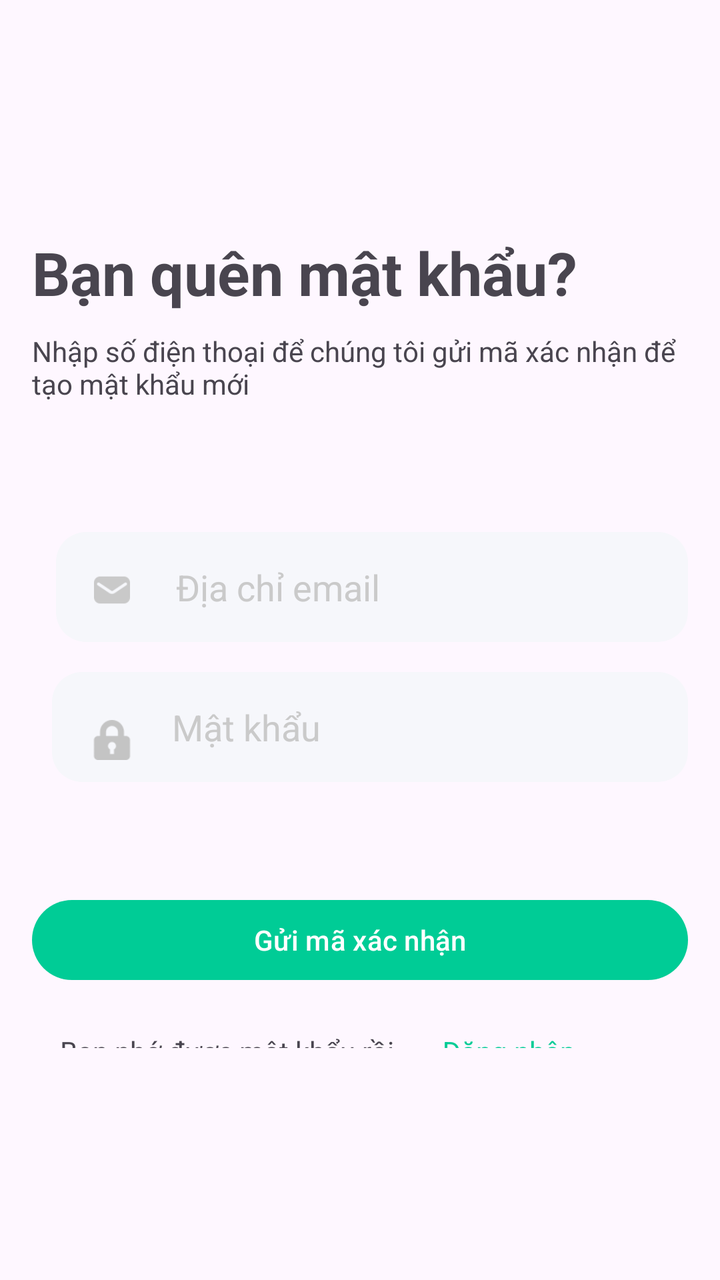
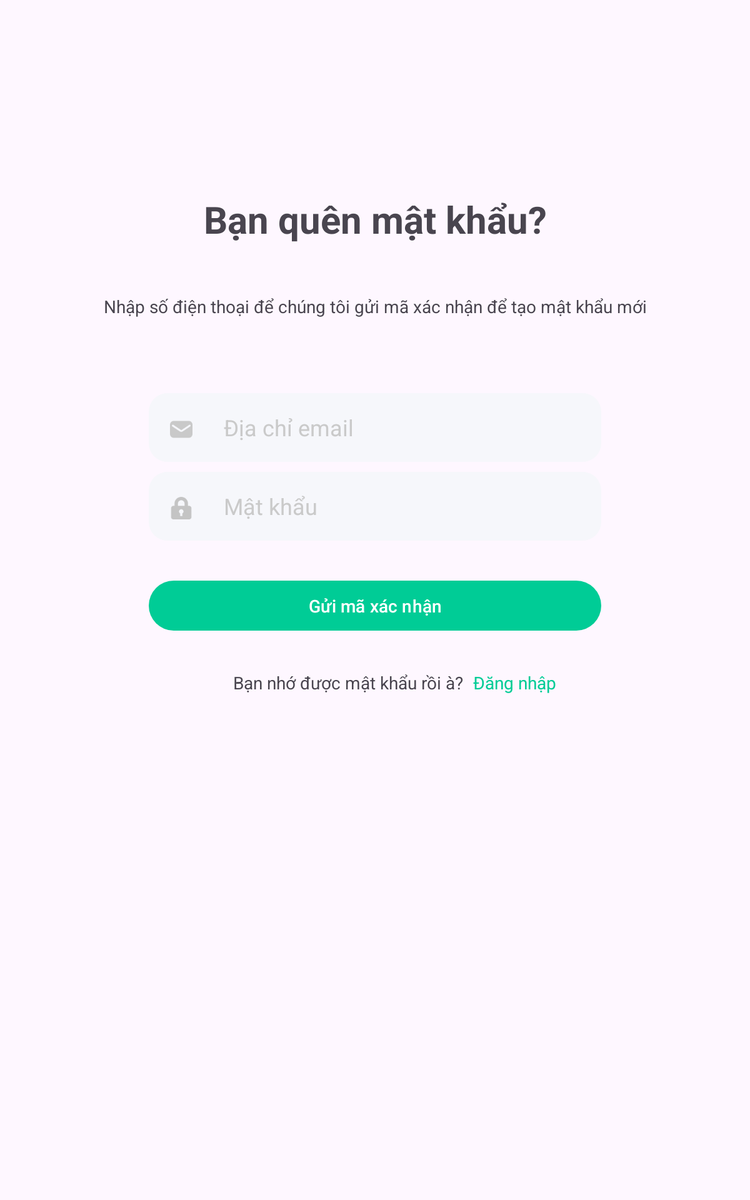

One screen, two layout resources from the same app: the default and the repository's alternative for another configuration. Each is rendered where Android would select it; the XML of both is given below.
<!-- AndroidManifest.xml: application theme Theme.MobileProject -->
<!-- res/layout/activity_forgot_password.xml -->
<?xml version="1.0" encoding="utf-8"?>
<RelativeLayout xmlns:android="http://schemas.android.com/apk/res/android"
    android:layout_width="match_parent"
    android:layout_height="match_parent"
    android:orientation="vertical"
    android:padding="16dp">


    <RelativeLayout
        android:layout_width="wrap_content"
        android:layout_height="wrap_content"
        android:layout_centerInParent="true"
        android:paddingBottom="100dp">

        <TextView
            android:id="@+id/dangNhap"
            android:layout_width="wrap_content"
            android:layout_height="wrap_content"
            android:layout_marginTop="100dp"
            android:text="@string/forgot_pass"
            android:textSize="30dp"
            android:textStyle="bold" />

        <TextView
            android:id="@+id/textView7"
            android:layout_width="wrap_content"
            android:layout_height="wrap_content"
            android:layout_marginTop="150dp"
            android:text="@string/enter_email" />

        <EditText
            android:id="@+id/edtEmail"
            android:layout_width="362dp"
            android:layout_height="55dp"
            android:layout_marginLeft="12dp"
            android:layout_marginTop="250dp"
            android:background="@drawable/rounded_edittext"
            android:drawablePadding="10dp"
            android:ems="10"
            android:hint="@string/email"
            android:inputType="text"
            android:paddingStart="60dp"
            android:paddingTop="8dp"
            android:paddingEnd="16dp"
            android:paddingBottom="8dp"
            android:textColorHint="@color/colorHint" />

        <ImageView
            android:layout_width="20.1dp"
            android:layout_height="18dp"
            android:layout_marginLeft="30dp"
            android:layout_marginTop="270dp"
            android:src="@drawable/email" />

        <EditText
            android:id="@+id/edtNewPassword"
            android:layout_width="362dp"
            android:layout_height="55dp"
            android:layout_marginLeft="10dp"

            android:layout_marginTop="320dp"
            android:background="@drawable/rounded_edittext"
            android:drawablePadding="10dp"
            android:ems="10"
            android:hint="@string/pass"
            android:inputType="textPassword"
            android:paddingStart="60dp"
            android:paddingTop="8dp"
            android:paddingEnd="16dp"
            android:paddingBottom="8dp"
            android:textColorHint="@color/colorHint" />

        <ImageView
            android:layout_width="20.1dp"
            android:layout_height="28dp"
            android:layout_marginLeft="30dp"
            android:layout_marginTop="340dp"
            android:src="@drawable/lock" />

        <Button
            android:id="@+id/bttResetPassword"
            android:layout_width="362dp"
            android:layout_height="wrap_content"
            android:layout_marginTop="430dp"
            android:text="@string/send_code" />

        <TextView
            android:id="@+id/bttdangnhap"
            android:layout_width="wrap_content"
            android:layout_height="wrap_content"
            android:layout_marginLeft="205dp"
            android:layout_marginTop="500dp"
            android:text="@string/login"
            android:textColor="#00CC96"
            android:textSize="14dp" />

        <TextView
            android:id="@+id/textView6"
            android:layout_width="wrap_content"
            android:layout_height="wrap_content"
            android:layout_marginLeft="14dp"
            android:layout_marginTop="500dp"
            android:layout_marginEnd="-190dp"
            android:layout_toStartOf="@+id/bttdangnhap"
            android:text="@string/remember"
            android:textSize="14dp" />

    </RelativeLayout>




</RelativeLayout>
<!-- resources referenced by this layout -->
<resources>
  <color name="colorHint">#cacaca</color>
  <!-- drawable email: png bitmap (drawable, 756 bytes) -->
  <!-- drawable lock: png bitmap (drawable, 796 bytes) -->
  <!-- drawable rounded_edittext (drawable) -->
  <?xml version="1.0" encoding="utf-8"?>
  <shape xmlns:android="http://schemas.android.com/apk/res/android">
      <solid android:color="#f6f7fb" /> 
      <corners android:radius="15dp" /> 
  
  
  </shape>
  <string name="email">Địa chỉ email</string>
  <string name="enter_email">Nhập số điện thoại để chúng tôi gửi mã xác nhận để tạo mật khẩu mới</string>
  <string name="forgot_pass">Bạn quên mật khẩu?</string>
  <string name="login">Đăng nhập</string>
  <string name="pass">Mật khẩu</string>
  <string name="remember">Bạn nhớ được mật khẩu rồi à?</string>
  <string name="send_code">Gửi mã xác nhận</string>
  <style name="Theme.MobileProject" parent="Base.Theme.MobileProject" />
  <style name="Base.Theme.MobileProject" parent="Theme.Material3.DayNight.NoActionBar">
          
          
          
          <item name="colorPrimary">#00CC96</item>
          <item name="colorPrimaryVariant">#FFFFFF</item>
          <item name="colorOnPrimary">#FFFFFF</item>
          
          <item name="colorSecondary">#FFFFFF</item>
          <item name="colorSecondaryVariant">#FFFFFF</item>
          <item name="colorOnSecondary">@color/black</item>
          
          <item name="android:statusBarColor">?attr/colorPrimaryVariant</item>
          
      </style>
  <color name="black">#FF000000</color>
</resources>
<!-- res/layout-sw600dp/activity_forgot_password.xml (the repository's variant of the layout above) -->
<!-- drawn on a 7-inch tablet held upright -->
<?xml version="1.0" encoding="utf-8"?>
<androidx.constraintlayout.widget.ConstraintLayout
    xmlns:android="http://schemas.android.com/apk/res/android"
    xmlns:app="http://schemas.android.com/apk/res-auto"
    xmlns:tools="http://schemas.android.com/tools"
    android:layout_width="match_parent"
    android:layout_height="match_parent"
    android:orientation="vertical"
    android:padding="16dp">


        <TextView
            android:id="@+id/dangNhap"
            android:layout_width="wrap_content"
            android:layout_height="wrap_content"
            android:text="@string/forgot_pass"
            android:textSize="30dp"
            android:textStyle="bold"
            app:layout_constraintEnd_toEndOf="parent"
            app:layout_constraintStart_toStartOf="parent"
            app:layout_constraintTop_toTopOf="@+id/guideline2" />

        <TextView
            android:id="@+id/textView7"
            android:layout_width="wrap_content"
            android:layout_height="wrap_content"
            android:layout_marginTop="40dp"
            android:text="@string/enter_email"
            app:layout_constraintEnd_toEndOf="parent"
            app:layout_constraintStart_toStartOf="parent"
            app:layout_constraintTop_toBottomOf="@+id/dangNhap" />

        <EditText
            android:id="@+id/edtEmail"
            android:layout_width="362dp"
            android:layout_height="55dp"
            android:layout_marginTop="60dp"
            android:background="@drawable/rounded_edittext"
            android:drawablePadding="10dp"
            android:ems="10"
            android:hint="@string/email"
            android:inputType="text"
            android:paddingStart="60dp"
            android:paddingTop="8dp"
            android:paddingEnd="16dp"
            android:paddingBottom="8dp"
            android:textColorHint="@color/colorHint"
            app:layout_constraintEnd_toEndOf="parent"
            app:layout_constraintStart_toStartOf="parent"
            app:layout_constraintTop_toBottomOf="@+id/textView7" />

        <ImageView
            android:layout_width="20.1dp"
            android:layout_height="18dp"
            android:layout_marginStart="16dp"
            android:layout_marginTop="20dp"
            android:src="@drawable/email"
            app:layout_constraintStart_toStartOf="@+id/edtEmail"
            app:layout_constraintTop_toTopOf="@+id/edtEmail" />

        <Button
            android:id="@+id/bttResetPassword"
            android:layout_width="362dp"
            android:layout_height="wrap_content"
            android:layout_marginTop="28dp"
            android:text="@string/send_code"
            app:layout_constraintEnd_toEndOf="parent"
            app:layout_constraintStart_toStartOf="parent"
            app:layout_constraintTop_toBottomOf="@+id/edtNewPassword" />

        <TextView
            android:id="@+id/bttdangnhap"
            android:layout_width="wrap_content"
            android:layout_height="wrap_content"
            android:layout_marginStart="8dp"
            android:layout_marginTop="28dp"
            android:text="@string/login"
            android:textColor="#00CC96"
            android:textSize="14dp"
            app:layout_constraintStart_toEndOf="@+id/textView6"
            app:layout_constraintTop_toBottomOf="@+id/bttResetPassword" />

        <TextView
            android:id="@+id/textView6"
            android:layout_width="wrap_content"
            android:layout_height="wrap_content"
            android:layout_marginTop="28dp"
            android:layout_toStartOf="@+id/bttdangnhap"
            android:text="@string/remember"
            android:textSize="14dp"
            app:layout_constraintStart_toStartOf="@id/guideline"
            app:layout_constraintTop_toBottomOf="@+id/bttResetPassword" />

        <androidx.constraintlayout.widget.Guideline
            android:id="@+id/guideline"
            android:layout_width="wrap_content"
            android:layout_height="wrap_content"
            android:orientation="vertical"
            app:layout_constraintGuide_percent="0.3" />

        <androidx.constraintlayout.widget.Guideline
            android:id="@+id/guideline2"
            android:layout_width="wrap_content"
            android:layout_height="wrap_content"
            android:orientation="horizontal"
            app:layout_constraintGuide_percent="0.15" />

        <EditText
            android:id="@+id/edtNewPassword"
            android:layout_width="362dp"
            android:layout_height="55dp"
            android:layout_marginTop="8dp"
            android:background="@drawable/rounded_edittext"
            android:drawablePadding="10dp"
            android:ems="10"
            android:hint="@string/pass"
            android:inputType="text"
            android:paddingStart="60dp"
            android:paddingTop="8dp"
            android:paddingEnd="16dp"
            android:paddingBottom="8dp"
            android:textColorHint="@color/colorHint"
            app:layout_constraintEnd_toEndOf="parent"
            app:layout_constraintStart_toStartOf="parent"
            app:layout_constraintTop_toBottomOf="@+id/edtEmail" />

        <ImageView
            android:id="@+id/imageView7"
            android:layout_width="20dp"
            android:layout_height="18dp"
            android:layout_marginStart="16dp"
            android:layout_marginTop="20dp"
            app:layout_constraintStart_toStartOf="@+id/edtNewPassword"
            app:layout_constraintTop_toTopOf="@+id/edtNewPassword"
            app:srcCompat="@drawable/lock" />

</androidx.constraintlayout.widget.ConstraintLayout>
